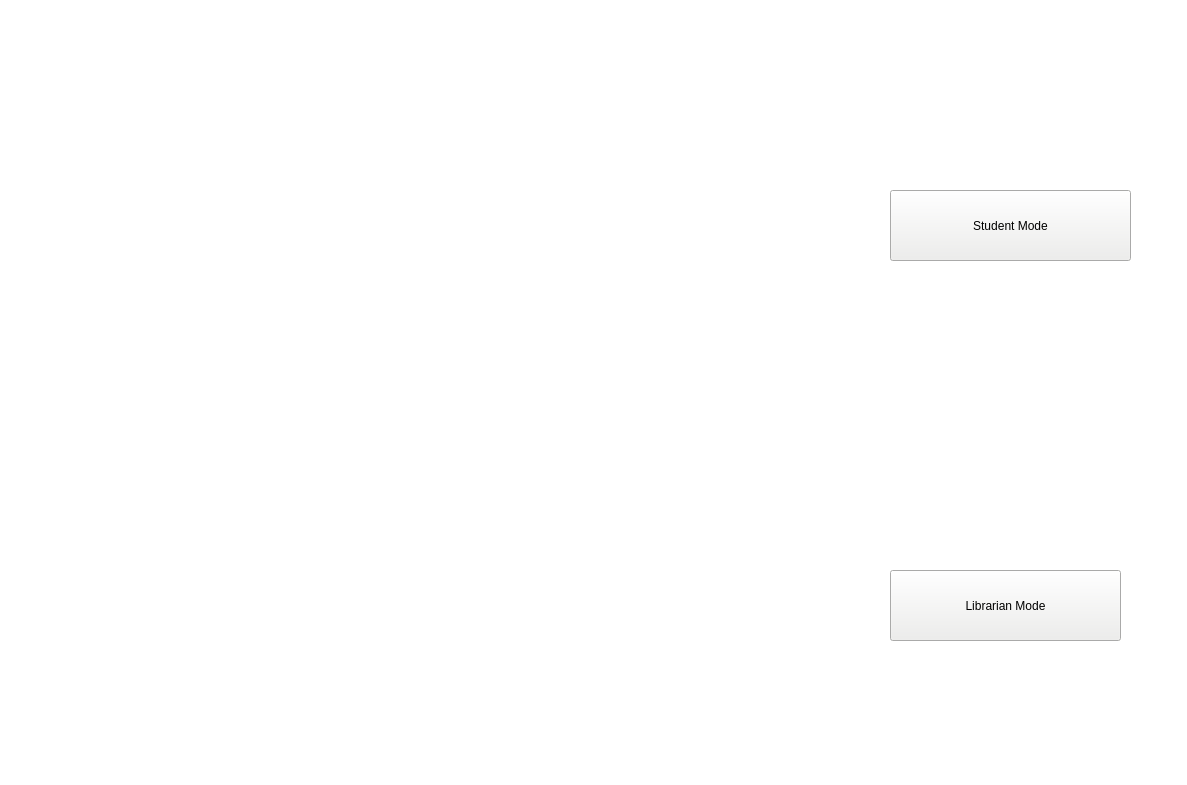
<?xml version="1.0" encoding="UTF-8"?>
<ui version="4.0">
 <class>Form</class>
 <widget class="QWidget" name="Form">
  <property name="geometry">
   <rect>
    <x>0</x>
    <y>0</y>
    <width>1187</width>
    <height>785</height>
   </rect>
  </property>
  <property name="windowTitle">
   <string>Form</string>
  </property>
  <property name="styleSheet">
   <string notr="true">background-color: rgb(255, 255, 255);</string>
  </property>
  <widget class="QPushButton" name="StudentBtn">
   <property name="geometry">
    <rect>
     <x>890</x>
     <y>190</y>
     <width>241</width>
     <height>71</height>
    </rect>
   </property>
   <property name="styleSheet">
    <string notr="true">background-color: rgb(238, 238, 236);
</string>
   </property>
   <property name="text">
    <string>Student Mode</string>
   </property>
   <property name="autoDefault">
    <bool>true</bool>
   </property>
  </widget>
  <widget class="QPushButton" name="LibrarianBtn">
   <property name="geometry">
    <rect>
     <x>890</x>
     <y>570</y>
     <width>231</width>
     <height>71</height>
    </rect>
   </property>
   <property name="styleSheet">
    <string notr="true">background-color: rgb(238, 238, 236);</string>
   </property>
   <property name="text">
    <string>Librarian Mode</string>
   </property>
   <property name="checkable">
    <bool>true</bool>
   </property>
   <property name="checked">
    <bool>false</bool>
   </property>
   <property name="autoDefault">
    <bool>true</bool>
   </property>
  </widget>
  <widget class="QLabel" name="label">
   <property name="geometry">
    <rect>
     <x>10</x>
     <y>20</y>
     <width>811</width>
     <height>721</height>
    </rect>
   </property>
   <property name="text">
    <string/>
   </property>
   <property name="pixmap">
    <pixmap>2020120118401825450.jpg</pixmap>
   </property>
   <property name="alignment">
    <set>Qt::AlignCenter</set>
   </property>
   <property name="margin">
    <number>30</number>
   </property>
   <property name="indent">
    <number>-9</number>
   </property>
  </widget>
  <zorder>label</zorder>
  <zorder>LibrarianBtn</zorder>
  <zorder>StudentBtn</zorder>
 </widget>
 <resources/>
 <connections/>
</ui>
